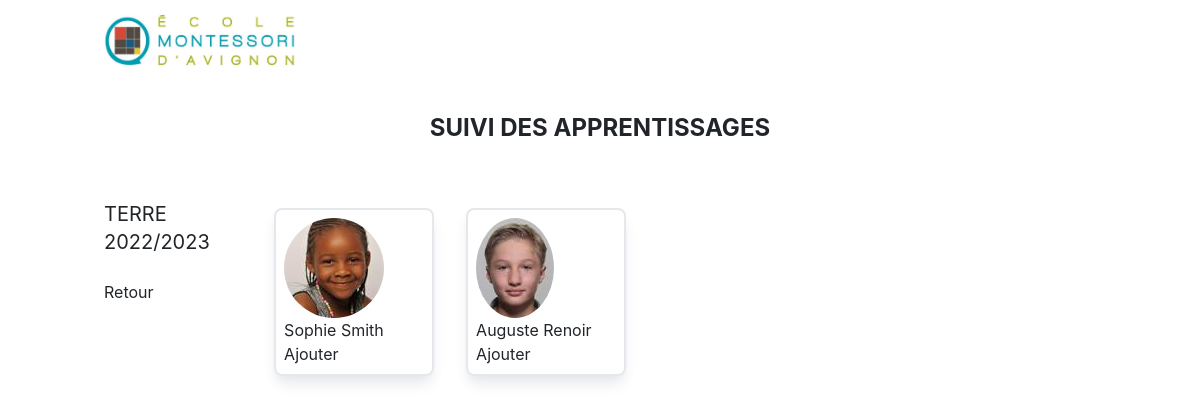
Before: /ambiance/add_child/1 (signed in) with the older database file.
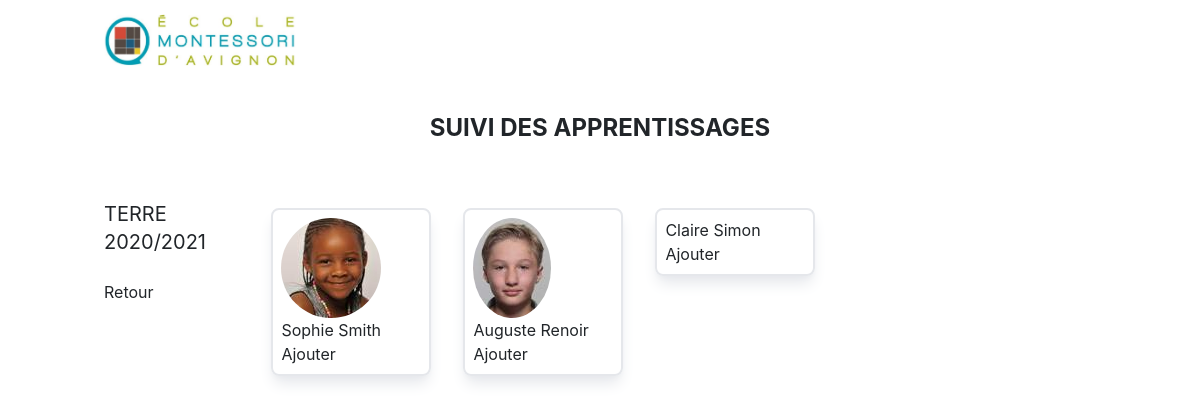
After: the same page with the newer database file.
### ambiance/models.py (models this page shows)
class Environment(models.Model):
    ENVIRONMENT_CHOICES = (
        ('BOIS', 'Bois'),
        ('TERRE', 'Terre'),
    )
    name = models.CharField(max_length=20, choices=ENVIRONMENT_CHOICES, verbose_name="Ambiance")
    year = models.CharField(max_length=20, verbose_name="Année")
    date_created = models.DateTimeField(auto_now_add=True)
    def __str__(self):
        return f'{self.name} {self.year}'

### students/models.py (models this page shows, shortened)
class Students(models.Model):
    photo = models.ImageField(null=True, blank=True)
    firstname = models.CharField(max_length=25)
    lastname = models.CharField(max_length=25)
    date_of_birth = models.DateField()
    profil = models.TextField()
    ambiance = models.ForeignKey(Environment, on_delete=models.CASCADE)
    pratique_life = models.ForeignKey(PracticalLife, on_delete=models.CASCADE)
    sensorial_material = models.ForeignKey(SensoryMaterial, on_delete=models.CASCADE)
    mathe = models.ForeignKey(Math, on_delete=models.CASCADE)
    langage = models.ForeignKey(Langage, on_delete=models.CASCADE)
    letter = models.ForeignKey(Letter, on_delete=models.CASCADE)
    active = models.BooleanField(default=True)
    date_created = models.DateTimeField(auto_now_add=True)
    date_updated = models.DateTimeField(auto_now=True)
    tracker = FieldTracker()
    class Meta:
        verbose_name = "Student"
        verbose_name_plural = "Students"
    IMAGE_MAX_SIZE = (100, 100)

### students/views.py (the view)
# urls.py: path("ambiance/add_child/<int:ambiance_id>", views.student_active, name='ambiance_add_child'),
@login_required
def student_active(request, ambiance_id):
    students = Students.objects.filter(active=True)
    ambiance = Environment.objects.get(id=ambiance_id)
    context = {
        'students': students,
        'ambiance': ambiance,
    }
    return render(request, 'students/child_all.html', context=context)

### students/templates/students/child_all.html (shortened to what this page needs)
{% extends "authentication/base.html" %}
{% block content %}
<div class="flex">
    <div class="w-0.5/3 p-2">
        <h1 class="text-xl">{{ambiance}}</h1> <br>
        <a href="javascript:history.back()">Retour</a>
    </div>
    <div class="w-full flex flex-wrap">
            {% for student in students %}
                {% if student.ambiance != ambiance%}
                    <div class="p-3 mb-1">
                        <div class="w-40 p-2 border-2 shadow-lg shadow-gray-200 rounded-lg">
                            <img class="rounded-circle" src="{{student.photo.url}}" alt="">
                            {{student.firstname}} {{student.lastname}} <br>
                            <a href="{% url 'ambiance_add_old' ambiance_id=ambiance.id student_id=student.id %}">Ajouter</a>
                        </div>
                    </div>
                {% endif %}
            {% endfor %}
    </div>
</div>
{% endblock content %}

Changed rows visible on the page:
changed Environment: name+year "TERRE 2022/2023" → "TERRE 2020/2021"
added Students: firstname "Claire", lastname "Simon"
